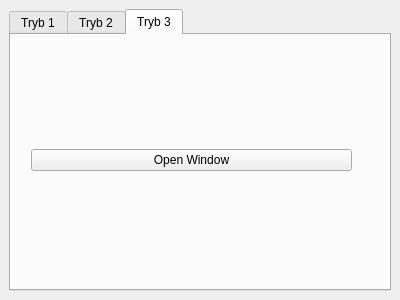
<?xml version="1.0" encoding="UTF-8"?>
<ui version="4.0">
 <class>MainWindow</class>
 <widget class="QMainWindow" name="MainWindow">
  <property name="geometry">
   <rect>
    <x>0</x>
    <y>0</y>
    <width>400</width>
    <height>300</height>
   </rect>
  </property>
  <widget class="QWidget" name="centralWidget">
   <layout class="QHBoxLayout" name="horizontalLayout">
    <item>
     <widget class="QTabWidget" name="tabWidget">
      <property name="currentIndex">
       <number>2</number>
      </property>
      <widget class="QWidget" name="tab">
       <attribute name="title">
        <string>Tryb 1</string>
       </attribute>
       <widget class="QWidget" name="gridLayoutWidget">
        <property name="geometry">
         <rect>
          <x>29</x>
          <y>10</y>
          <width>321</width>
          <height>231</height>
         </rect>
        </property>
        <layout class="QGridLayout" name="gridLayout">
         <item row="1" column="0">
          <widget class="QPushButton" name="pushButton_Stop">
           <property name="text">
            <string>Start/Stop</string>
           </property>
          </widget>
         </item>
         <item row="0" column="0">
          <widget class="QPushButton" name="btnOpenWindow">
           <property name="text">
            <string>Nowe okienko</string>
           </property>
          </widget>
         </item>
        </layout>
       </widget>
      </widget>
      <widget class="QWidget" name="tab_2">
       <attribute name="title">
        <string>Tryb 2</string>
       </attribute>
       <widget class="QWidget" name="gridLayoutWidget_2">
        <property name="geometry">
         <rect>
          <x>40</x>
          <y>0</y>
          <width>321</width>
          <height>231</height>
         </rect>
        </property>
        <layout class="QGridLayout" name="gridLayout_2">
         <item row="0" column="0">
          <widget class="QPushButton" name="btnOpenWindow_2">
           <property name="text">
            <string>Open Window</string>
           </property>
          </widget>
         </item>
         <item row="1" column="0">
          <widget class="QPushButton" name="pushButton_Stop_2">
           <property name="text">
            <string>Start/Stop</string>
           </property>
          </widget>
         </item>
         <item row="2" column="0">
          <widget class="QPushButton" name="pushButton">
           <property name="text">
            <string>Rozrzuc</string>
           </property>
          </widget>
         </item>
        </layout>
       </widget>
      </widget>
      <widget class="QWidget" name="tab_3">
       <attribute name="title">
        <string>Tryb 3</string>
       </attribute>
       <widget class="QWidget" name="gridLayoutWidget_3">
        <property name="geometry">
         <rect>
          <x>20</x>
          <y>10</y>
          <width>321</width>
          <height>231</height>
         </rect>
        </property>
        <layout class="QGridLayout" name="gridLayout_3">
         <item row="0" column="0">
          <widget class="QPushButton" name="btnOpenWindow_3">
           <property name="text">
            <string>Open Window</string>
           </property>
          </widget>
         </item>
        </layout>
       </widget>
      </widget>
     </widget>
    </item>
   </layout>
  </widget>
 </widget>
 <resources/>
 <connections/>
</ui>
